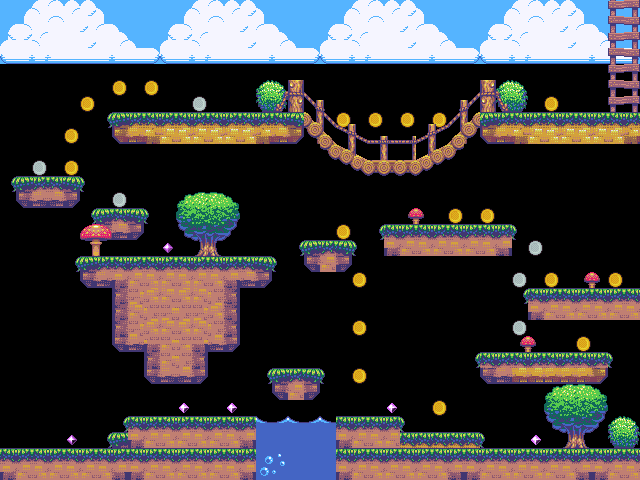

This is a level from a 2D game, rendered from its Tiled map with the project's own tilesets. A one-line summary and the map file follow, with tile-layer data summarised:
An orthogonal 40x30 tile map with 16x16 px tiles, 5 tile layers (solid, background, gems, exit, ...), 4 tilesets.

<map version="1.0" orientation="orthogonal" width="40" height="30" tilewidth="16" tileheight="16">
 <properties>
  <property name="map_prop" value="test value" />
 </properties>
 <tileset firstgid="1" name="tiles" tilewidth="16" tileheight="16">
  <image source="tiles.png" width="256" height="608" />
 </tileset>
 <tileset firstgid="609" name="spinning_coin_gold" tilewidth="16" tileheight="16">
  <properties>
   <property name="SpriteAnimation" value="&quot;name&quot;:&quot;spin&quot;, &quot;start&quot;:0, &quot;stop&quot;:7, &quot;mode&quot;:&quot;updown&quot;, &quot;time&quot;:100" />
   <property name="reward" value="100" />
  </properties>
  <image source="spinning_coin_gold.png" width="128" height="16" />
 </tileset>
 <tileset firstgid="617" name="spinning_coin_silver" tilewidth="16" tileheight="16">
  <properties>
   <property name="SpriteAnimation" value="&quot;name&quot;:&quot;spin&quot;, &quot;start&quot;:0, &quot;stop&quot;:7, &quot;mode&quot;:&quot;updown&quot;, &quot;time&quot;:100" />
   <property name="reward" value="50" />
  </properties>
  <image source="spinning_coin_silver.png" width="128" height="16" />
 </tileset>
 <tileset firstgid="625" name="gem_150_points" tilewidth="16" tileheight="16">
  <properties>
   <property name="SpriteAnimation" value="&quot;name&quot;:&quot;spin&quot;, &quot;start&quot;:0, &quot;stop&quot;:3, &quot;mode&quot;:&quot;up&quot;, &quot;time&quot;:50" />
   <property name="reward" value="150" />
  </properties>
  <image source="gem_150_points.png" width="64" height="16" />
 </tileset>
 <layer name="solid" width="40" height="30" opacity="0.93">
  <properties>
   <property name="2D" value="20" />
   <property name="solid" value="" />
  </properties>
  <data>[1200 cells, 297 non-empty, 106 distinct tile ids]</data>
 </layer>
 <layer name="background" width="40" height="30">
  <properties>
   <property name="2D" value="10" />
  </properties>
  <data>[1200 cells, 259 non-empty, 91 distinct tile ids]</data>
 </layer>
 <layer name="gems" width="40" height="30">
  <properties>
   <property name="2D" value="30" />
  </properties>
  <data>[1200 cells, 32 non-empty, 5 distinct tile ids]</data>
 </layer>
 <layer name="exit" width="40" height="30">
  <properties>
   <property name="2D" value="30" />
  </properties>
  <data>[1200 cells, 14 non-empty, 8 distinct tile ids]</data>
 </layer>
 <layer name="foreground" width="40" height="30">
  <properties>
   <property name="2D" value="100" />
  </properties>
  <data>[1200 cells, 39 non-empty, 39 distinct tile ids]</data>
 </layer>
</map>